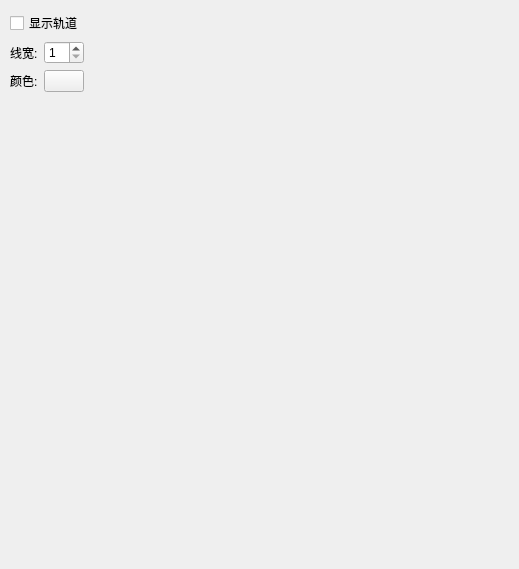
<?xml version="1.0" encoding="UTF-8"?>
<ui version="4.0">
 <class>MoonOrbitPrefWidget</class>
 <widget class="QWidget" name="MoonOrbitPrefWidget">
  <property name="geometry">
   <rect>
    <x>0</x>
    <y>0</y>
    <width>519</width>
    <height>569</height>
   </rect>
  </property>
  <property name="windowTitle">
   <string>月球轨道</string>
  </property>
  <widget class="QWidget" name="layoutWidget">
   <property name="geometry">
    <rect>
     <x>10</x>
     <y>11</y>
     <width>117</width>
     <height>88</height>
    </rect>
   </property>
   <layout class="QVBoxLayout" name="verticalLayout">
    <item>
     <widget class="QCheckBox" name="mVisibilityBox">
      <property name="text">
       <string>显示轨道</string>
      </property>
     </widget>
    </item>
    <item>
     <layout class="QFormLayout" name="formLayout">
      <item row="0" column="0">
       <widget class="QLabel" name="label">
        <property name="text">
         <string>线宽:</string>
        </property>
       </widget>
      </item>
      <item row="0" column="1">
       <widget class="QSpinBox" name="mLineWidthBox">
        <property name="maximumSize">
         <size>
          <width>40</width>
          <height>16777215</height>
         </size>
        </property>
        <property name="minimum">
         <number>1</number>
        </property>
        <property name="maximum">
         <number>6</number>
        </property>
       </widget>
      </item>
      <item row="1" column="0">
       <widget class="QLabel" name="label_2">
        <property name="text">
         <string>颜色:</string>
        </property>
       </widget>
      </item>
      <item row="1" column="1">
       <widget class="UtQtColorButton" name="mColorButton">
        <property name="maximumSize">
         <size>
          <width>40</width>
          <height>16777215</height>
         </size>
        </property>
        <property name="text">
         <string/>
        </property>
       </widget>
      </item>
     </layout>
    </item>
   </layout>
  </widget>
 </widget>
 <customwidgets>
  <customwidget>
   <class>UtQtColorButton</class>
   <extends>QPushButton</extends>
   <header>UtQtColorButton.hpp</header>
  </customwidget>
 </customwidgets>
 <resources/>
 <connections/>
</ui>
